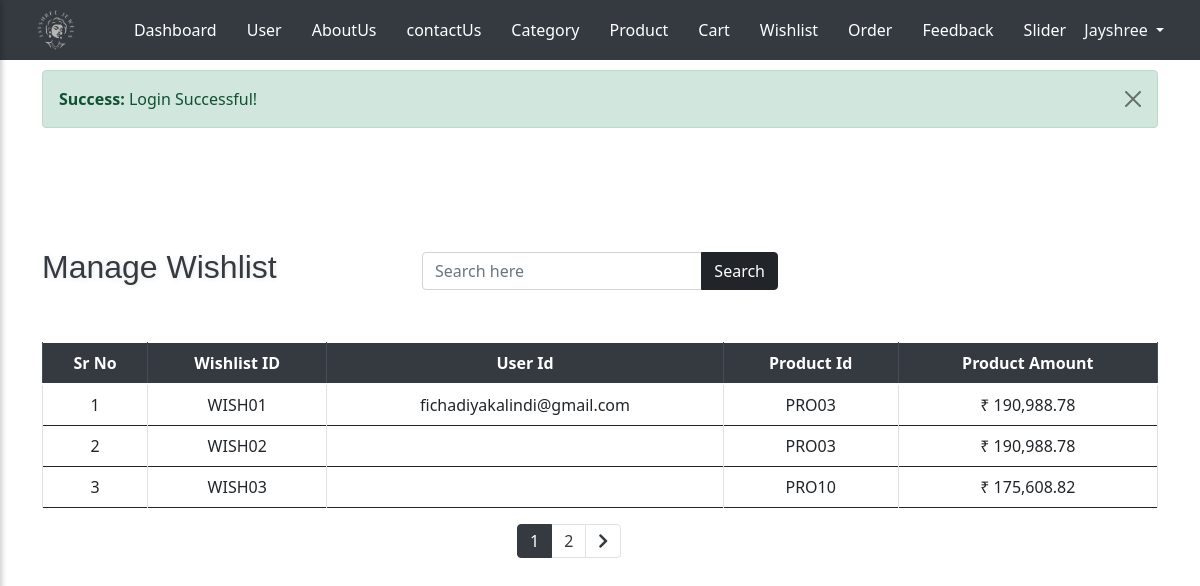
The app's page /admin/wishlist.php (signed in), older data.
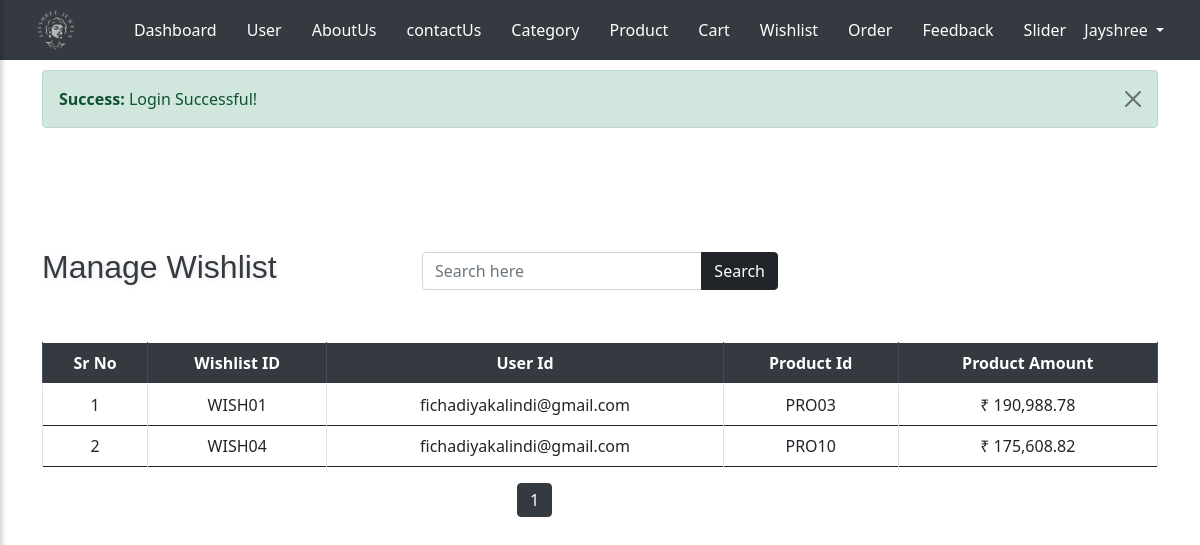
The same page, newer data.
### tables this page shows
CREATE TABLE `wishlist_tbl` (
  `w_id` int(3) NOT NULL,
  `w_code` varchar(10) NOT NULL,
  `w_username` varchar(100) NOT NULL,
  `w_p_code` varchar(10) NOT NULL,
  `w_p_tot_price` decimal(10,2) NOT NULL
);

### admin/wishlist.php (the view, shortened to what this page needs)
<?php
include_once 'header.php';
?>
<div class="container mt-5 pt-2">
    <div class="row mt-5 mb-4 align-items-center">
        <div class="col-12 col-md-4 d-flex justify-content-center justify-content-md-start mb-2 mb-md-0">
            <h2 class="text-center text-md-left">Manage Wishlist</h2>
        </div>
        <div class="col-12 col-md-4 d-flex justify-content-center mb-2 mb-md-0">
            <form method="GET" action="" class="d-flex w-100">
                <div class="input-group w-100">
                    <input type="text" name="search" class="form-control" placeholder="Search here"
                        value="<?php echo isset($_GET['search']) ? $_GET['search'] : ''; ?>">
                    <div class="input-group-append">
                        <button class="btn btn-dark" type="submit">Search</button>
                    </div>
                </div>
            </form>
        </div>
    </div>
    <div class="row mt-5">
        <div class="col-12">
            <div class="table-responsive">
                <table class="table table-bordered text-center align-middle">
                    <thead class="thead-dark">
                        <tr>
                            <th scope="col">Sr No</th>
                            <th scope="col">Wishlist ID</th>
                            <th scope="col">User Id</th>
                            <th scope="col">Product Id</th>
                            <th scope="col">Product Amount</th>
                        </tr>
                    </thead>
                    <tbody>
                        <?php
                        $search = isset($_GET['search']) ? $_GET['search'] : '';
                        $search_query = "";
                        $q_count = "SELECT COUNT(*) AS total FROM wishlist_tbl $search_query";
                        $result_count = mysqli_query($con, $q_count);
                        $row_count = mysqli_fetch_assoc($result_count);
                        $total_records = $row_count['total'];
                        $records_per_page = 3;
                        $total_pages = ceil($total_records / $records_per_page);
                        $page = isset($_GET['page']) ? $_GET['page'] : 1;
                        $start_from = ($page - 1) * $records_per_page;
                        $q = "SELECT * FROM wishlist_tbl $search_query LIMIT $start_from, $records_per_page";
                        $result = mysqli_query($con, $q);
                        if (mysqli_num_rows($result) > 0) {
                            $sr_no = $start_from + 1;
                            while ($r = mysqli_fetch_assoc($result)) {
                                ?>
                                <tr>
                                    <td><?php echo $sr_no++; ?></td>
                                    <td><?php echo $r['w_code']; ?></td>
                                    <td><?php echo $r['w_username']; ?></td>
                                    <td><?php echo $r['w_p_code']; ?></td>
                                    <td>₹ <?php echo number_format($r['w_p_tot_price'], 2); ?></td>
                                </tr>
                                <?php
                            }
                        } else {
                            echo "<tr><td colspan='5'>No records found.</td></tr>";
                        }
                        ?>
                    </tbody>
                </table>
            </div>
            <div class="row">
                <div class="col-md-5"></div>
                <nav class="col-md-2">
                    <ul class="pagination">
                        <?php
                        for ($i = 1; $i <= $total_pages; $i++) {
                            echo "<li class='page-item " . ($i == $page ? 'active' : '') . "'><a class='page-link' href='?page=" . $i . "&search=" . $search . "'>" . $i . "</a></li>";
                        }
                        if ($page < $total_pages) {
                            echo "<li class='page-item'><a class='page-link' href='?page=" . ($page + 1) . "&search=" . $search . "'><i class='fa fa-chevron-right'></i></a></li>";
                        }
                        ?>
                    </ul>
                </nav>
                <div class="col-md-5"></div>
            </div>
        </div>
    </div>
</div>
</body>
</html>

Row changes from the older to the newer data that the page shows:
removed wishlist_tbl: w_code "WISH02", w_p_code "PRO03", w_p_tot_price "190,988.78"
removed wishlist_tbl: w_code "WISH03", w_p_code "PRO10", w_p_tot_price "175,608.82"
now on this page (row unchanged): wishlist_tbl: w_code "WISH04", w_username "fichadiyakalindi@gmail.com", w_p_code "PRO10", w_p_tot_price "175,608.82"
Text that changed along with them:
list line gone: "2"
